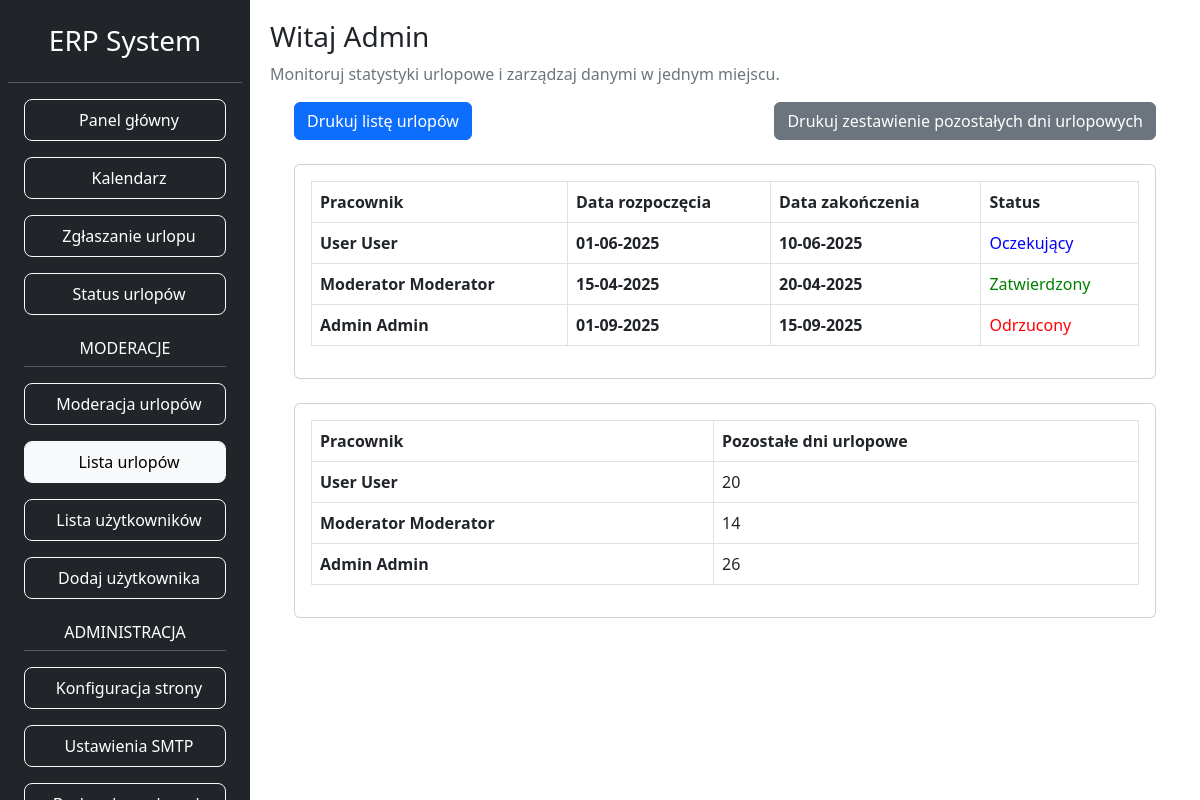
The app's page /public/leaveList.php (signed in) with its own data.
### tables this page shows
CREATE TABLE leaves (
    id INT AUTO_INCREMENT PRIMARY KEY,
    user_id INT NOT NULL,
    start_date DATE NOT NULL,
    end_date DATE NOT NULL,
    days_count INT NOT NULL,
    status ENUM('Oczekujący', 'Zatwierdzony', 'Odrzucony') NOT NULL DEFAULT 'Oczekujący',
    notes VARCHAR(255),
    CHECK (start_date <= end_date),
    FOREIGN KEY (user_id) REFERENCES users(id) ON DELETE CASCADE
);

CREATE TABLE users (
    id INT AUTO_INCREMENT PRIMARY KEY,
    firstname VARCHAR(40) NOT NULL,
    lastname VARCHAR(40) NOT NULL,
    email VARCHAR(100) NOT NULL UNIQUE,
    password VARCHAR(255) NOT NULL,
    birth_date DATE NOT NULL,
    gender VARCHAR(10) NOT NULL,
    role_id INT NOT NULL DEFAULT 1,
    employed_from DATE NOT NULL,
    account_created_date TIMESTAMP DEFAULT CURRENT_TIMESTAMP,
    FOREIGN KEY (role_id) REFERENCES roles(id) ON DELETE CASCADE ON UPDATE CASCADE
);

### scripts/functions.php (called while the page is built, shortened)
<?php
function getLeavesAndRemainingDays($pdo): array {
    $query1 = "
        SELECT l.id, l.start_date, l.end_date, l.status, u.firstname, u.lastname
        FROM leaves l
        INNER JOIN users u ON l.user_id = u.id
    ";
    $stmt1 = $pdo->prepare($query1);
    $stmt1->execute();
    $leaves = $stmt1->fetchAll(PDO::FETCH_ASSOC);
    $query2 = "
        SELECT u.firstname, u.lastname,
               (CASE
                    WHEN DATEDIFF(CURDATE(), u.employed_from) >= 3650 THEN 26
                    ELSE 20
               END) - IFNULL(SUM(l.days_count), 0) AS remaining_days
        FROM users u
        LEFT JOIN leaves l ON u.id = l.user_id AND l.status = 'Zatwierdzony'
        GROUP BY u.id
    ";
    $stmt2 = $pdo->prepare($query2);
    $stmt2->execute();
    $remainingDays = $stmt2->fetchAll(PDO::FETCH_ASSOC);
    if (!empty($leaves) || !empty($remainingDays)) {
        return [
            'leaves' => $leaves,
            'remaining_days' => $remainingDays
        ];
    } else {
        return [];
    }
}
?>

### public/leaveList.php (the view, shortened to what this page needs)
<?php
require_once '../scripts/functions.php';
require_once '../scripts/db_connect.php';
$data = getLeavesAndRemainingDays($pdo);
?>
<!DOCTYPE html>
<html lang="en">
<head>
    <link href="https://cdn.jsdelivr.net/npm/bootstrap@5.3.0/dist/css/bootstrap.min.css" rel="stylesheet">
</head>
<body>
    <div class="container-fluid">
        <div class="row">
            <div class="col-auto position-fixed">
                <?php require_once '../views/sidebar.php'; ?>
            </div>
            <div class="col" style="margin-left: 250px; padding: 20px;">
                <h3>Witaj <?php echo $_SESSION['logged_user']['firstname']; ?> </h3>
                <p class="text-sm text-secondary">Monitoruj statystyki urlopowe i zarządzaj danymi w jednym miejscu.</p>
                <div class="container-fluid px-4">
                	<div class="d-flex justify-content-between mb-4">
                		<button class="btn btn-primary" onclick="printTable('leavesTable')">Drukuj listę urlopów</button>
                		<button class="btn btn-secondary" onclick="printTable('remainingDaysTable')">Drukuj zestawienie pozostałych dni urlopowych</button>
                	</div>
                	<div class="card mb-4">
                		<div class="card-body">
                			<table id="leavesTable" class="table table-bordered">
                				<thead>
                					<tr>
                						<th>Pracownik</th>
                						<th>Data rozpoczęcia</th>
                						<th>Data zakończenia</th>
                						<th>Status</th>
                					</tr>
                				</thead>
                				<tbody>
                					<?php foreach ($data['leaves'] as $leave): ?>
                						<tr>
                							<th><?php echo $leave['firstname'] . ' ' . $leave['lastname']; ?></th>
                							<th><?php echo date('d-m-Y', strtotime($leave['start_date'])); ?></th>
                							<th><?php echo date('d-m-Y', strtotime($leave['end_date'])); ?></th>
                							<td>
                								<?php
                								$status = $leave['status'];
                								$statusColor = '';
                								switch ($status) {
                									case 'Zatwierdzony':
                										$statusColor = 'green';
                										break;
                									case 'Odrzucony':
                										$statusColor = 'red';
                										break;
                									case 'Oczekujący':
                										$statusColor = 'blue';
                										break;
                								}
                								?>
                								<span style="color: <?php echo $statusColor; ?>"><?php echo $status; ?></span>
                							</td>
                						</tr>
                					<?php endforeach; ?>
                				</tbody>
                			</table>
                		</div>
                	</div>
                	<div class="card mb-4">
                		<div class="card-body">
                			<table id="remainingDaysTable" class="table table-bordered">
                				<thead>
                					<tr>
                						<th>Pracownik</th>
                						<th>Pozostałe dni urlopowe</th>
                					</tr>
                				</thead>
                				<tbody>
                					<?php foreach ($data['remaining_days'] as $row): ?>
                						<tr>
                							<th><?php echo $row['firstname'] . ' ' . $row['lastname']; ?></th>
                							<td><?php echo $row['remaining_days']; ?></td>
                						</tr>
                					<?php endforeach; ?>
                				</tbody>
                			</table>
                		</div>
                	</div>
                </div>
            </div>
        </div>
    </div>
</body>
</html>

### records on screen
leaves: user.firstname "User", user.lastname "User", start_date "01-06-2025", end_date "10-06-2025", status "Oczekujący"
leaves: user.firstname "Moderator", user.lastname "Moderator", start_date "15-04-2025", end_date "20-04-2025", status "Zatwierdzony"
leaves: user.firstname "Admin", user.lastname "Admin", start_date "01-09-2025", end_date "15-09-2025", status "Odrzucony"

### other values on screen
$_SESSION['logged_user']['firstname'] "Admin"
$row['firstname'] "User"
$row['lastname'] "User"
$row['remaining_days'] "20"
$row['firstname'] "Moderator"
$row['lastname'] "Moderator"
$row['remaining_days'] "14"
$row['firstname'] "Admin"
$row['lastname'] "Admin"
$row['remaining_days'] "26"
